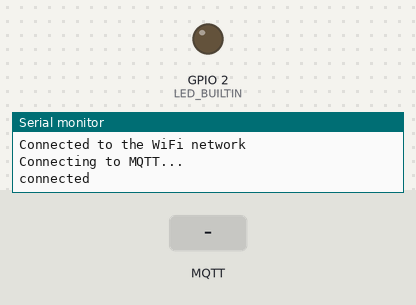
Simulated run of this sketch. Board: ESP8266 (NodeMCU). On the bench: output pins drawn as LEDs (lit = HIGH, except the on-board LED, lit = LOW), the last lines printed to the serial monitor. Inputs (shaded band) come from the test bench. WiFi joins after 1.5 s; servers stay silent unless stated; no MQTT or app messages arrive unless stated.

Above: at 2.7 s.
2.8 s: MQTT message "1" arrives on the first subscribed topic
At 3.2 s:
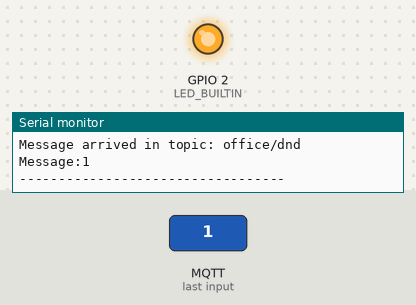
4.3 s: MQTT message "0" arrives on the first subscribed topic
At 5.5 s:
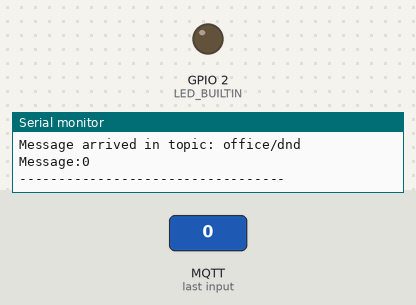
5.8 s: MQTT message "2" arrives on the first subscribed topic
At 6.7 s:
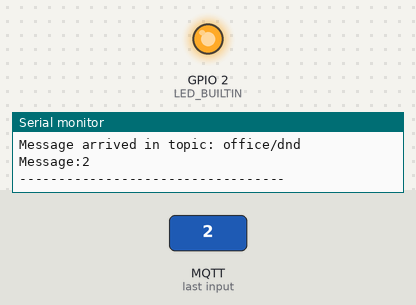
Timing chart, 0 to 8.8 s (numbered marks = the images above; inputs shaded):
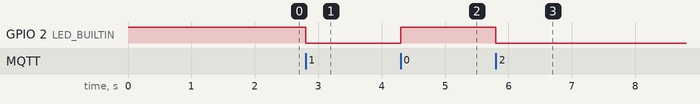

Measured:
- after the input at 2.8 s, GPIO 2 (LED_BUILTIN): HIGH → LOW at once
- after the input at 4.3 s, GPIO 2 (LED_BUILTIN): LOW → HIGH at once
- after the input at 5.8 s, GPIO 2 (LED_BUILTIN): HIGH → LOW at once

The sketch:

Office_DND.ino
```cpp
#include <ESP8266WiFi.h>
#include <PubSubClient.h>

const char* ssid = "Waffle House";
const char* password =  "";
const char* mqttServer = "192.168.0.20";
const int mqttPort = 1883;
const char* mqttUser = "";
const char* mqttPassword = "";
boolean flag = false;

WiFiClient espClient;
PubSubClient client(espClient);

void setup() {
  // put your setup code here, to run once:
  Serial.begin(115200);
  pinMode(LED_BUILTIN, OUTPUT);
  digitalWrite(LED_BUILTIN, HIGH);  //LED is off

  WiFi.begin(ssid, password);

  while (WiFi.status() != WL_CONNECTED) {
    delay(500);
    Serial.println("Connecting to WiFi..");
  }
  Serial.println("Connected to the WiFi network");

  client.setServer(mqttServer, mqttPort);
  client.setCallback(callback);

  while (!client.connected()) {
    Serial.println("Connecting to MQTT...");

    if (client.connect("ESP8266Client", mqttUser, mqttPassword )) {

      Serial.println("connected");

    } else {

      Serial.print("failed with state ");
      Serial.print(client.state());
      delay(2000);

    }
  }

  client.publish("office/dnd", "Hello from ESP8266");
  client.subscribe("office/dnd");
}
//Handle messages from MQTT subscription.
void callback(char* topic, byte* payload, unsigned int length){
  Serial.print("Message arrived in topic: ");
  Serial.println(topic);

  Serial.print("Message:");
  for(int i = 0; i<length; i++){
    Serial.print((char)payload[i]);
    }
  flag = !flag; //Switches flag state
  Serial.println();
  Serial.println("----------------------------------");
}

void loop() {
  if (WiFi.status() != WL_CONNECTED){
    WiFi.begin(ssid, password);
  }
  client.loop(); //Call the loop to maintain connection to the server
  if(flag){
      digitalWrite(LED_BUILTIN, LOW);
  } else{
      digitalWrite(LED_BUILTIN, HIGH);
  }
  delay(1);
}
```
